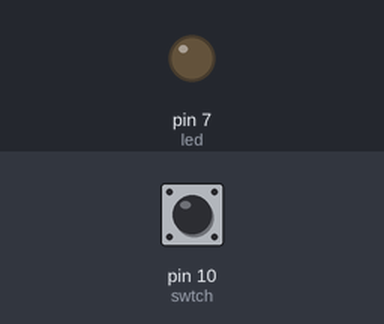
Recording of a sketch running on a simulated Arduino Uno, built with avr-gcc and run on an emulated ATmega328P. On the bench: output pins drawn as LEDs (lit = HIGH). Dashed ring = blinking. Inputs (shaded band) come from the test bench; at power-on: pin 10 (swtch) HIGH.

Above: at 1.2 s.
1.3 s: pin 10 (swtch) pulled LOW for 3.2 s
At 2.7 s:
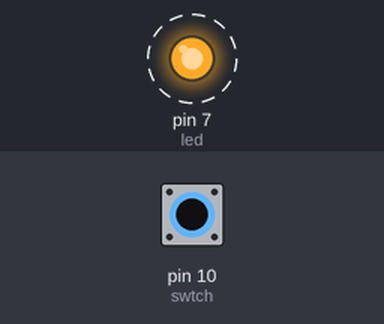
6.8 s: pin 10 (swtch) pulled LOW for 0.15 s
At 8.0 s:
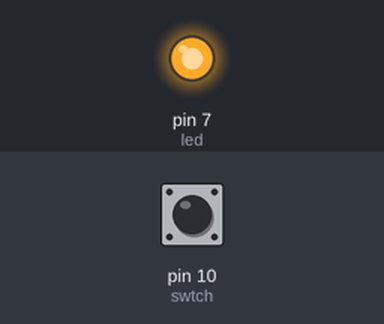
9.9 s: pin 10 (swtch) pulled LOW for 1 s
At 13.1 s:
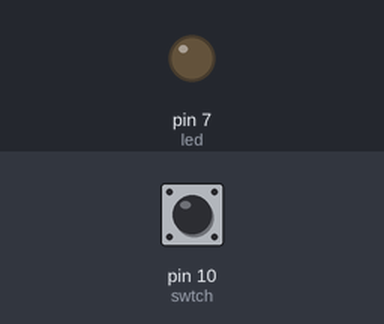
Timing chart, 0 to 14.6 s (numbered marks = the images above; inputs shaded):
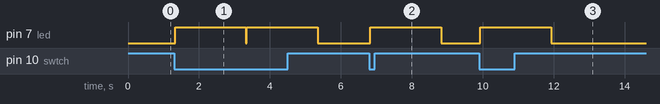

The sketch:

microswitch_example_code.ino
```cpp
int led = 7;
int swtch = 10;
void setup()
{
 pinMode(swtch, INPUT);
 pinMode(led, OUTPUT);
}

void loop()
{
 if(debounce(swtch)== LOW)
  {
    digitalWrite(led, HIGH);
    delay(2000);
    digitalWrite(led, LOW);
  }
}
int debounce(int pin)
{
  int state, previous_state;
  previous_state = digitalRead(pin);
  for(int i = 0; i < 25; i++)
  {
    delay(1);
    state = digitalRead(pin);
    if( state != previous_state)
    {
      i = 0;
      previous_state = state;
    }
  }
  return state;
}
```

Measured:
- after the input at 1.3 s, pin 7 (led): alternates HIGH for 2.0 s and LOW for 0.03 s, starting at once
- after the input at 6.8 s, pin 7 (led): LOW → HIGH at once, → LOW 2.0 s later
- after the input at 9.9 s, pin 7 (led): LOW → HIGH at once, → LOW 2.0 s later
